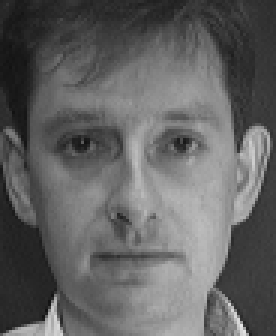
#> input picture CVLab4/att_faces/s24/10.pgm, 92 x 112 px, found by its file name (shown 3 times larger)
$ python '[Wrong]Rebuild.py'
#> lines starting #> are read from the running program, lines starting #| are printed output that depends on the picture
from sklearn.decomposition import PCA
import numpy as np
import cv2 as cv
from matplotlib import pyplot as plt

img = cv.imread('att_faces/s24/10.pgm', 0)
#> img is the input picture: shape (112, 92); min 18, max 230, mean 97.7
# 原始数据已经经过处理归一化 因此不需要再次归一化
plt.figure("PCA")
plt.subplot(1, 5, 1)
plt.imshow(img.astype(np.float32), cmap='gray')
plt.title("OriginImg")
plt.xticks([])
plt.yticks([])
for i in range(10,50,10):
    pca = PCA(i)   # 设置为降到i维
    pca.fit(img)   # 对原图进行PCA降维
    print(img)
    transImg = pca.fit_transform(img)   # 降维后的数据
    rebuild = np.rint(pca.inverse_transform(transImg))  # 重建
    plt.subplot(1, 5, i/10+1)
    plt.imshow(rebuild.astype(np.float32), cmap='gray')
    plt.title(str(i))
    plt.xticks([])
    plt.yticks([])
#> this loop made 4 passes
#> (printed output is left out)
#> pass 1, `rebuild = np.rint(pca.inverse_transform(transImg))`:
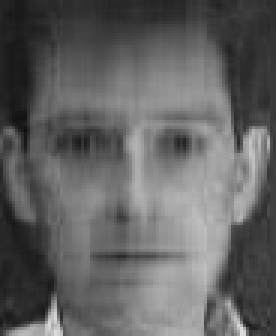
#> rebuild: shape (112, 92) float64 (shown 3 times larger); min 13, max 223, mean 97.7
#> pass 2, `transImg = pca.fit_transform(img)`:
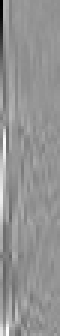
#> transImg: shape (112, 20) float64 (shown 3 times larger); min -564.1, max 407.7, mean 0; drawn with min black and max white
#> pass 3, `transImg = pca.fit_transform(img)`:
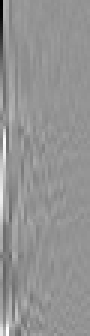
#> transImg: shape (112, 30) float64 (shown 3 times larger); min -564.1, max 407.7, mean 0; drawn with min black and max white
#> after the loop:
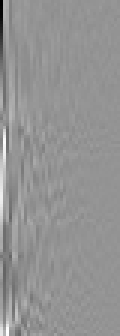
#> transImg: shape (112, 40) float64 (shown 3 times larger); min -564.1, max 407.7, mean 0; drawn with min black and max white

plt.show()
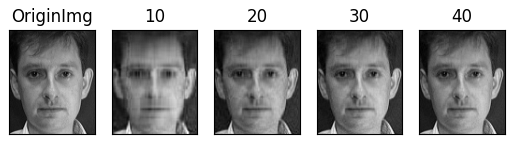
#> figure drawn by matplotlib, 5 panels
cv.waitKey()

$ run again, with CVLab4/att_faces/s24/1.pgm copied over CVLab4/att_faces/s24/10.pgm
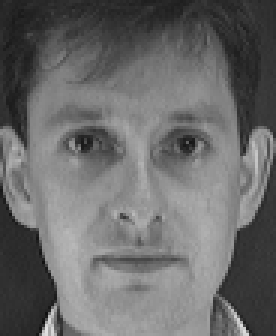
#> input picture CVLab4/att_faces/s24/1.pgm, 92 x 112 px, found by its file name (shown 3 times larger)
#> img is the input picture: shape (112, 92); min 15, max 226, mean 105.9
#> the loop `for i in range(10,50,10):` made 4 passes
#> (printed output is left out)
#> pass 1, `rebuild = np.rint(pca.inverse_transform(transImg))`:
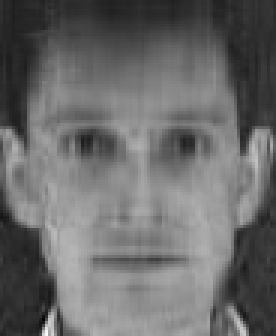
#> rebuild: shape (112, 92) float64 (shown 3 times larger); min 4, max 249, mean 105.9
#> after the loop `for i in range(10,50,10):`:
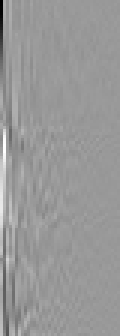
#> transImg: shape (112, 40) float64 (shown 3 times larger); min -650.5, max 432.8, mean 0; drawn with min black and max white

$ run again, with CVLab4/att_faces/s24/4.pgm copied over CVLab4/att_faces/s24/10.pgm
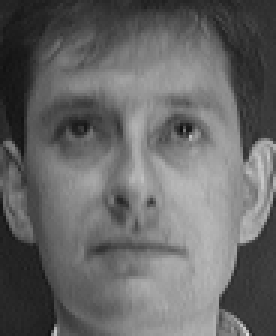
#> input picture CVLab4/att_faces/s24/4.pgm, 92 x 112 px, found by its file name (shown 3 times larger)
#> img is the input picture: shape (112, 92); min 13, max 222, mean 102.5
#> the loop `for i in range(10,50,10):` made 4 passes
#> (printed output is left out)
#> pass 3, `transImg = pca.fit_transform(img)`:
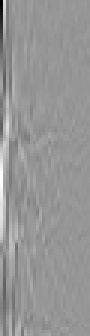
#> transImg: shape (112, 30) float64 (shown 3 times larger); min -578.3, max 401.7, mean 0; drawn with min black and max white
#> after the loop `for i in range(10,50,10):`:
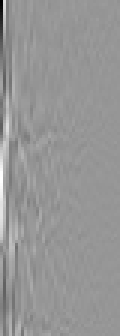
#> transImg: shape (112, 40) float64 (shown 3 times larger); min -578.3, max 401.7, mean 0; drawn with min black and max white
